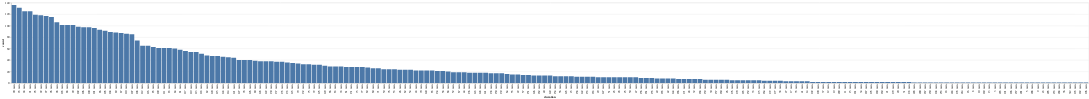

The cell this chart's notebook holds for it:
### Code cell
# Creata a bar chart using altair
alt.Chart(df_movies1).mark_bar().encode(
    x=alt.X('duration', sort= '-y'),
    y='count'
).interactive()

### Figure 1 — Vega-Lite specification as saved in the notebook (floating-point values rounded to 4 significant figures; data arrays with more than 128 entries replaced by an {"elided": "..."} marker saying what was removed)
{"config": {"view": {"continuousWidth": 400, "continuousHeight": 300}}, "data": {"name": "data-0db4eab773f9107525ac5c93decfa06f"}, "mark": "bar", "encoding": {"x": {"type": "nominal", "field": "duration", "sort": "-y"}, "y": {"type": "quantitative", "field": "count"}}, "selection": {"selector003": {"type": "interval", "bind": "scales", "encodings": ["x", "y"]}}, "$schema": "https://vega.github.io/schema/vega-lite/v4.8.1.json", "datasets": {"data-0db4eab773f9107525ac5c93decfa06f": {"elided": "201 records"}}}
